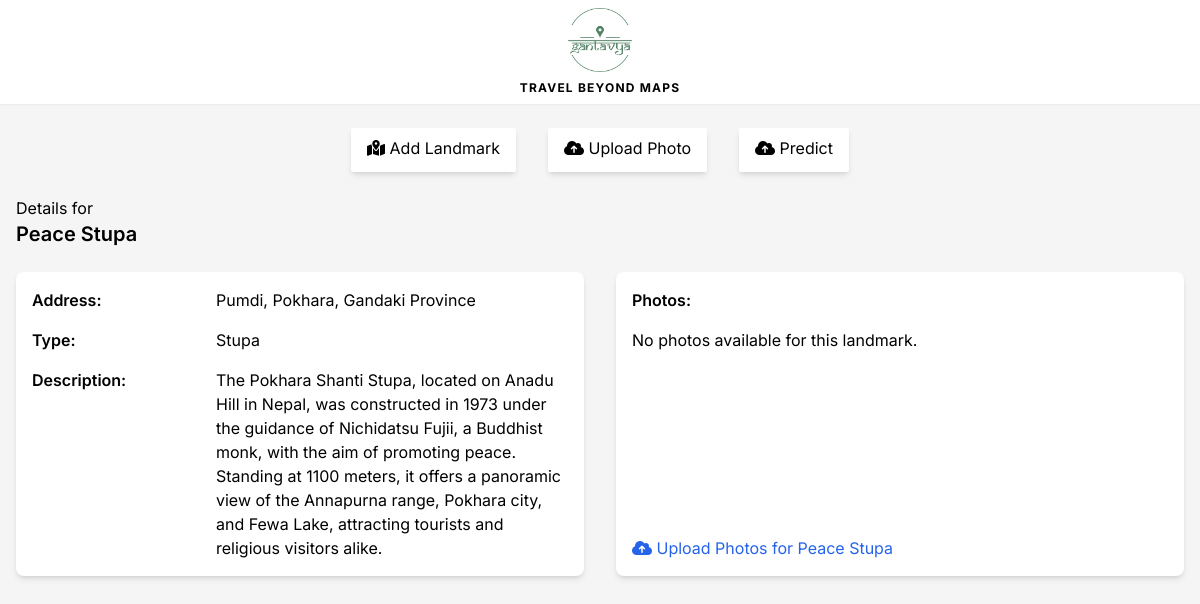
The page /landmark/2/ on the database its author committed.
### base/models.py (models this page shows, shortened)
class Landmark(models.Model):
    name = models.CharField(max_length=300,blank=False, null=False) # Pumdikot Shiva Statue
    address = models.CharField(max_length=300,blank=False, null=False) # Pumdikot
    type = models.CharField(max_length=300,blank=False, null=False) # Temple
    description = models.TextField(null=True, blank=True)
    facts = models.TextField(null=True, blank=True)
    longitude = models.CharField(max_length=50, null=True, blank=True)
    latitude = models.CharField(max_length=50, null=True, blank=True)
    saved_by = models.ManyToManyField(User, related_name='saved_landmarks', blank=True) # landmark saved by users
    pred_history = models.ManyToManyField(User, related_name='predicted_landmarks', blank=True) # landmark predicted by users
    updated = models.DateTimeField(auto_now=True)
    created = models.DateTimeField(auto_now_add=True)

### base/views.py (the view)
# urls.py: path('landmark/<int:landmark_id>/', views.landmark_detail, name='landmark_detail'),
def landmark_detail(request, landmark_id):
    landmark = get_object_or_404(Landmark, pk=landmark_id)
    photos = landmark.photos.all()  # Access all photos associated with the landmark
    if request.method == 'POST':
        photo_form = PhotoUploadForm(request.POST, request.FILES)
        if photo_form.is_valid():
            photo = photo_form.save(commit=False)
            photo.place = landmark
            photo.save()
            return redirect('landmark_detail', landmark_id=landmark.id)
    else:
        photo_form = PhotoUploadForm()
    return render(request, 'base/landmark_detail.html', {'landmark': landmark, 'photos': photos, 'photo_form': photo_form})

### base/templates/base/landmark_detail.html
{% extends 'base/index.html' %} {% block title %} Landmark Detail {% endblock %}
{% block body %}
<p>Details for</p>
<h1 class="text-xl font-semibold">{{landmark.name}}</h1>
<div class="mt-6 grid grid-cols-1 md:grid-cols-2 gap-8">
  <div class="w-full h-full shadow-md rounded-lg bg-white p-4 grid grid-cols-1 sm:grid-cols-2 md:grid-cols-3 gap-4 ">
    <p class="col-start-1 col-end-2"><strong class="font-semibold">Address:</strong></p>
    <p class="col-start-2 col-end-4">{{ landmark.address }}</p>
    <p class="col-start-1 col-end-2"><strong class="font-semibold">Type:</strong></p>
    <p class="col-start-2 col-end-4">{{ landmark.type }}</p>
    <p class="col-start-1 col-end-2"><strong class="font-semibold">Description:</strong></p>
    <p class="col-start-2 col-end-4 h-48 w-full overflow-y-auto">
      {% if landmark.description %}
      {{ landmark.description }}
      {% else %}
      No details available.
      {% endif %}
    </p>
  </div>
  <div class="w-full h-full shadow-md rounded-lg bg-white p-4 gap-4 flex flex-col justify-start items-start">
    <h2 class="font-semibold">Photos:</h2>
    <div class="h-full">
      {% if photos %}
      <div class="h-full gap-4 grid grid-cols-1 sm:grid-cols-2 md:grid-cols-3 h-48 overflow-y-auto">
        {% for photo in photos %}
        <form method="post" action="{% url 'landmark_detail' photo.id %}" class="h-full relative group">
          <img src="{{ photo.photo.url }}" alt="Landmark Photo"
            class="w-full h-full object-cover aspect-square rounded-md hover:shadow-xl duration-300 ease-in-out cursor-pointer" />
          {% csrf_token %}
          <button type="submit"
            class="bg-red-500 w-6 shadow-md text-white rounded absolute right-2 top-2 opacity-0 group-hover:opacity-100 group-hover:block duration-300 ease-in-out">
            <i class="fas fa-remove"></i>
          </button>
        </form>
        {% endfor %}
      </div>
      {% else %}
      <p>No photos available for this landmark.</p>
      {% endif %}
    </div>
    <div class="mt-auto text-blue-600  hover:text-blue-800 duration-300 ease-in-out">
      <a href="{% url 'upload_photo' landmark_id=landmark.id %}">
        <i class="fas fa-cloud-upload-alt"></i>
        <span>Upload Photos for {{landmark.name}} </span>
      </a>
    </div>
  </div>
</div>
{% endblock %}

### static/styles/css/globals.css (style rules this page uses)
* { margin: 0; padding: 0; box-sizing: border-box; font-family: 'Inter', sans-serif; }
html { scroll-behavior: smooth; }
body { background-color: #f5f5f5; }

### rows shown on the page
Landmark: name "Peace Stupa", address "Pumdi, Pokhara, Gandaki Province", type "Stupa", description "The Pokhara Shanti Stupa, located on Anadu Hill in Nepal, was constructed in 1973 under the guidance of Nichidatsu Fujii, a Buddhist monk, with the aim of promoting peace. Standing at 1100 meters, it offers a panoramic view of the Annapurna range, Pokhara city, and Fewa Lake, attracting tourists and religious visitors alike."
